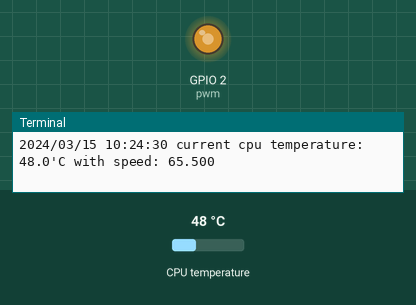
The program below on a simulated Raspberry Pi (BCM pin numbers). Parts: output pins drawn as LEDs (lit = HIGH), the last lines printed to the terminal. Inputs (shaded band) come from the test bench; at power-on: CPU temperature 48 °C. The clock reads 2024-03-15 10:24:30 at power-on unless the program sets it.

Above: at 1.2 s.
1.3 s: CPU temperature set to 31 °C
At 10.6 s:
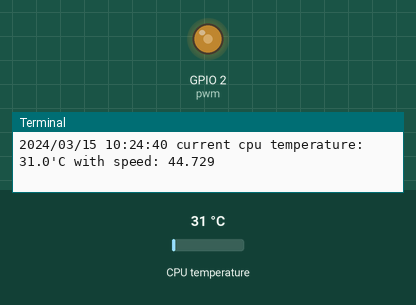
11.5 s: CPU temperature set to 58 °C
At 21.1 s:
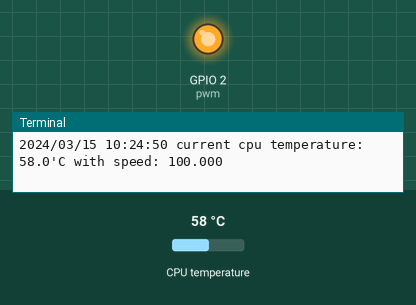
Timing chart, 0 to 22.6 s (numbered marks = the images above; inputs shaded):
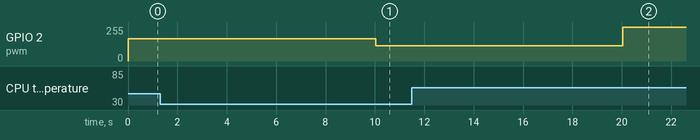

Measured:
- after the input at 1.3 s, GPIO 2 (pwm): 167/255 → 114/255 after 8.7 s
- after the input at 11.5 s, GPIO 2 (pwm): 114/255 → 255/255 after 8.5 s

The program:

control.py
```python
#!/usr/bin/python

import RPi.GPIO as GPIO
import time, datetime
import os
import traceback

DATE_FORMAT = "%Y/%m/%d %H:%M:%S"
INTERVAL = 10
MINIMAL_TEMPERATURE = float(30.0)
MAXIMAL_TEMPERATURE = float(80.0)

MAXIMAL_SPEED = 100
MINIMAL_SPEED = 1

previousSpeed = 0
currentSpeed = 0

def getCpuTemperature():
	temperature = os.popen('vcgencmd measure_temp').readline()
	#return float(70.0)
	return float(temperature.replace("temp=","").replace("'C\n",""))

def setFanSpeed(temperature, speed):
	if int(speed) == 0:
		pwm.stop()
	else:
		pwm.start(speed)

	printMessage("current cpu temperature: %.1f'C with speed: %.3f" % (cpuTemperature, speed))

def calculateFanSpeed(cpuTemperature, previousSpeed):
	temperatureCoeficient = MAXIMAL_TEMPERATURE /MINIMAL_TEMPERATURE
	speedCoeficient = MINIMAL_TEMPERATURE /MAXIMAL_TEMPERATURE

	currentSpeed = (cpuTemperature *temperatureCoeficient) - (speedCoeficient *(MAXIMAL_SPEED -previousSpeed)) -(MAXIMAL_TEMPERATURE/2 - MINIMAL_TEMPERATURE/2)
	#printMessage("previous speed: %.0f; current speed: %.0f; temperatureCoeficient: %f; speedCoeficient: %f" % (previousSpeed, currentSpeed, temperatureCoeficient *1.0, speedCoeficient *1.0))

	if currentSpeed > MAXIMAL_SPEED:
		currentSpeed = MAXIMAL_SPEED
	elif currentSpeed < MINIMAL_SPEED:
		currentSpeed = MINIMAL_SPEED

	return currentSpeed

def printMessage(message):
	print(datetime.datetime.now().strftime(DATE_FORMAT) + " %s" % message)

GPIO.setmode(GPIO.BCM)
GPIO.setup(2,GPIO.OUT)
GPIO.setwarnings(False)
pwm = GPIO.PWM(2, MAXIMAL_SPEED)

try:
    printMessage("starting monitoring cpu temperature...")

    while True:

        cpuTemperature = getCpuTemperature()
        currentSpeed = calculateFanSpeed(cpuTemperature, previousSpeed)

        if cpuTemperature > 70.0:
            setFanSpeed(cpuTemperature, MAXIMAL_SPEED)

        elif cpuTemperature > 30.0:
            setFanSpeed(cpuTemperature, currentSpeed)

        else:
            setFanSpeed(cpuTemperature, MINIMAL_SPEED)
            printMessage("fan goes off")

        time.sleep(INTERVAL)
        previousSpeed = currentSpeed

except KeyboardInterrupt:
    printMessage("exiting...")

except:
    printMessage("unknown error occured...\n%s" % traceback.print_exc())

finally:
    GPIO.cleanup()
```
